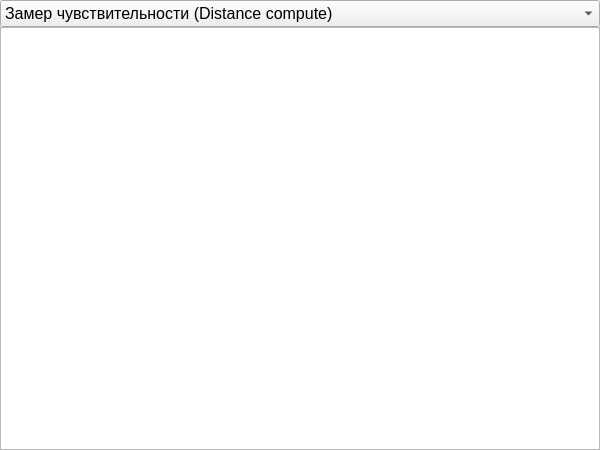
<?xml version="1.0" encoding="UTF-8"?>
<ui version="4.0">
 <class>HelpDialog</class>
 <widget class="QDialog" name="HelpDialog">
  <property name="geometry">
   <rect>
    <x>0</x>
    <y>0</y>
    <width>600</width>
    <height>450</height>
   </rect>
  </property>
  <property name="windowTitle">
   <string>Dialog</string>
  </property>
  <layout class="QVBoxLayout" name="verticalLayout">
   <property name="spacing">
    <number>0</number>
   </property>
   <property name="leftMargin">
    <number>0</number>
   </property>
   <property name="topMargin">
    <number>0</number>
   </property>
   <property name="rightMargin">
    <number>0</number>
   </property>
   <property name="bottomMargin">
    <number>0</number>
   </property>
   <item>
    <widget class="QComboBox" name="pageSelect">
     <property name="font">
      <font>
       <pointsize>12</pointsize>
      </font>
     </property>
     <item>
      <property name="text">
       <string>Замер чувствительности (Distance compute)</string>
      </property>
     </item>
     <item>
      <property name="text">
       <string>Расчет подходящей чувствительности (Sensitivity compute)</string>
      </property>
     </item>
    </widget>
   </item>
   <item>
    <widget class="QTextEdit" name="helpText">
     <property name="font">
      <font>
       <pointsize>12</pointsize>
      </font>
     </property>
     <property name="readOnly">
      <bool>true</bool>
     </property>
    </widget>
   </item>
  </layout>
 </widget>
 <resources/>
 <connections/>
</ui>
